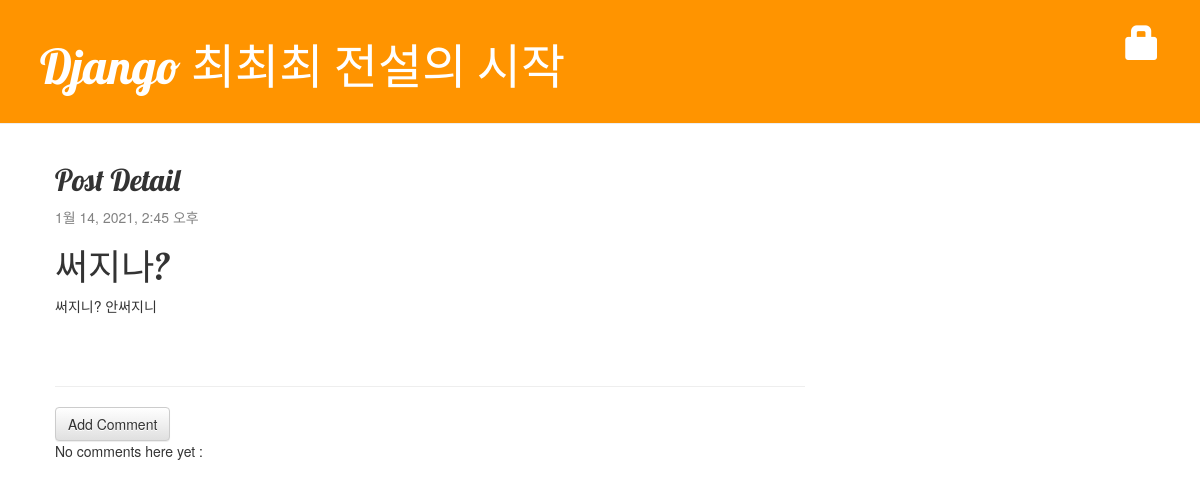
Page /post/9 on the committed database.
### blog/models.py (models this page shows, shortened)
class Post(models.Model):
    author = models.ForeignKey('auth.User', on_delete=models.CASCADE)
    title = models.CharField(max_length=200, validators=[min_length_3_validator])
    text = models.TextField()
    created_date = models.DateTimeField(default=timezone.now)
    published_date = models.DateTimeField(blank=True, null=True)

### blog/views.py (the view)
# urls.py: path('post/<int:pk>',views.post_detail, name = 'post_detail'),
def post_detail(request, pk):
    post = get_object_or_404(Post, pk = pk)
    return render(request, 'blog/post_detail.html', {'post': post}) #맨뒤에 {}안에서 객체를 넘겨준다.

### blog/templates/blog/post_detail.html (shortened to what this page needs)
{% extends 'blog/base.html' %}
{% block content %}
    <div class="post">
        <h2>Post Detail</h2>
        {% if post.published_date %}
            <div class="date">
                {{ post.published_date }}
            </div>
        {% endif %}
        <h1>{{ post.title }}</h1>
        <p>{{ post.text|linebreaksbr }}</p>
    </div>
    <hr>
    <a href="{% url 'add_comment_to_post' pk=post.pk %}" class="btn btn-default">Add Comment</a>
    {% for comment in post.comments.all %}
        {% if user.is_authenticated %}
        <div class = "comment">
            <div dlass="date">
                {{comment.created_date}}
                {% if not comment.approved_comment %}
                <a href="{% url 'comment_remove' pk=comment.pk %}" class="btn btn-default">
                    <span class="glyphicon glyphicon-remove"></span>
                </a>
                <a href="{% url 'comment_approve' pk=comment.pk %}" class="btn btn-default">
                    <span class="glyphicon glyphicon-ok"></span>
                </a>
                {% endif%}
            </div>
            <strong>{{comment.author}}</strong>
            <p>{{comment.text|linebreaks}}</p>
        </div>
        {% endif %}
    {% empty %}
        <p>No comments here yet : </p>
    {% endfor %}
{% endblock %}

### blog/static/css/blog.css (style rules this page uses)
h1, h2, h3, h4 { font-family: 'Lobster', cursive; }
.date { color: #828282; }
.post { margin-bottom: 70px; }

### rows in the picture
Post: published_date "1월 14, 2021, 2:45 오후", title "써지나?", text "써지니? 안써지니"
